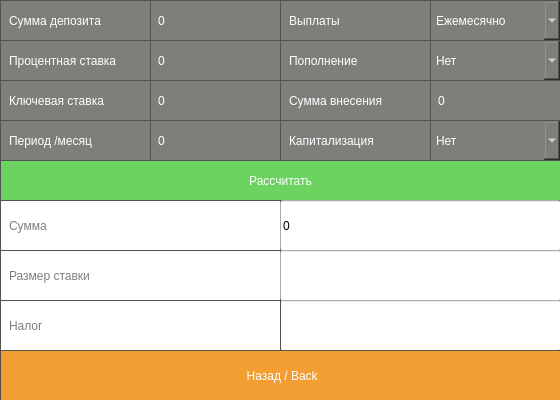
<?xml version="1.0" encoding="UTF-8"?>
<ui version="4.0">
 <class>Debit</class>
 <widget class="QMainWindow" name="Debit">
  <property name="geometry">
   <rect>
    <x>0</x>
    <y>0</y>
    <width>560</width>
    <height>400</height>
   </rect>
  </property>
  <property name="sizePolicy">
   <sizepolicy hsizetype="Fixed" vsizetype="Fixed">
    <horstretch>0</horstretch>
    <verstretch>0</verstretch>
   </sizepolicy>
  </property>
  <property name="windowTitle">
   <string>MainWindow</string>
  </property>
  <widget class="QWidget" name="centralwidget">
   <widget class="QLineEdit" name="Tax">
    <property name="geometry">
     <rect>
      <x>280</x>
      <y>300</y>
      <width>281</width>
      <height>51</height>
     </rect>
    </property>
   </widget>
   <widget class="QLabel" name="label_5">
    <property name="geometry">
     <rect>
      <x>0</x>
      <y>250</y>
      <width>281</width>
      <height>51</height>
     </rect>
    </property>
    <property name="styleSheet">
     <string notr="true">QLabel {
	background-color: #ffffff;
    font: bold 14pt &quot;Arial&quot;;
    color: rgb(126, 126, 123);
	border: 1px solid rgb(82, 83, 79);
	padding: 5px;
}</string>
    </property>
    <property name="text">
     <string>Размер ставки</string>
    </property>
   </widget>
   <widget class="QPushButton" name="Calculate">
    <property name="geometry">
     <rect>
      <x>0</x>
      <y>160</y>
      <width>561</width>
      <height>41</height>
     </rect>
    </property>
    <property name="styleSheet">
     <string notr="true">QPushButton {
	background-color: rgb(108, 210, 96);
    font: bold 14pt &quot;Arial&quot;;
    color: #ffffff;
	border: 1px solid rgb(82, 83, 79);
	padding: 5px;
}
QPushButton:pressed {
	background-color: rgb(242, 242, 242);
	border: 1px solid rgb(82, 83, 79);
	padding: 5px;
}</string>
    </property>
    <property name="text">
     <string>Рассчитать</string>
    </property>
   </widget>
   <widget class="QLabel" name="label_2">
    <property name="geometry">
     <rect>
      <x>0</x>
      <y>40</y>
      <width>151</width>
      <height>41</height>
     </rect>
    </property>
    <property name="styleSheet">
     <string notr="true">QLabel {
	background-color: rgb(126, 126, 123);
    font: bold 14pt &quot;Arial&quot;;
    color: #ffffff;
	border: 1px solid rgb(82, 83, 79);
	padding: 5px;
}</string>
    </property>
    <property name="text">
     <string>Процентная ставка</string>
    </property>
   </widget>
   <widget class="QLabel" name="label_4">
    <property name="geometry">
     <rect>
      <x>0</x>
      <y>200</y>
      <width>281</width>
      <height>51</height>
     </rect>
    </property>
    <property name="styleSheet">
     <string notr="true">QLabel {
	background-color: #ffffff;
    font: bold 14pt &quot;Arial&quot;;
    color: rgb(126, 126, 123);
	border: 1px solid rgb(82, 83, 79);
	padding: 5px;
}</string>
    </property>
    <property name="text">
     <string>Сумма</string>
    </property>
   </widget>
   <widget class="QLineEdit" name="MonthPay">
    <property name="geometry">
     <rect>
      <x>280</x>
      <y>200</y>
      <width>281</width>
      <height>51</height>
     </rect>
    </property>
    <property name="layoutDirection">
     <enum>Qt::LeftToRight</enum>
    </property>
    <property name="text">
     <string>0</string>
    </property>
   </widget>
   <widget class="QLineEdit" name="Rate">
    <property name="geometry">
     <rect>
      <x>280</x>
      <y>250</y>
      <width>281</width>
      <height>51</height>
     </rect>
    </property>
   </widget>
   <widget class="QLabel" name="label_6">
    <property name="geometry">
     <rect>
      <x>0</x>
      <y>300</y>
      <width>281</width>
      <height>51</height>
     </rect>
    </property>
    <property name="styleSheet">
     <string notr="true">QLabel {
	background-color: #ffffff;
    font: bold 14pt &quot;Arial&quot;;
    color: rgb(126, 126, 123);
	border: 1px solid rgb(82, 83, 79);
	padding: 5px;
}</string>
    </property>
    <property name="text">
     <string>Налог</string>
    </property>
   </widget>
   <widget class="QLabel" name="label">
    <property name="geometry">
     <rect>
      <x>0</x>
      <y>0</y>
      <width>151</width>
      <height>41</height>
     </rect>
    </property>
    <property name="styleSheet">
     <string notr="true">QLabel {
	background-color: rgb(126, 126, 123);
    font: bold 14pt &quot;Arial&quot;;
    color: #ffffff;
	border: 1px solid rgb(82, 83, 79);
	padding: 5px;
}</string>
    </property>
    <property name="text">
     <string>Сумма депозита</string>
    </property>
   </widget>
   <widget class="QLabel" name="label_3">
    <property name="geometry">
     <rect>
      <x>0</x>
      <y>80</y>
      <width>151</width>
      <height>41</height>
     </rect>
    </property>
    <property name="styleSheet">
     <string notr="true">QLabel {
	background-color: rgb(126, 126, 123);
    font: bold 14pt &quot;Arial&quot;;
    color: #ffffff;
	border: 1px solid rgb(82, 83, 79);
	padding: 5px;
}</string>
    </property>
    <property name="text">
     <string>Ключевая ставка</string>
    </property>
   </widget>
   <widget class="QLabel" name="label_7">
    <property name="geometry">
     <rect>
      <x>0</x>
      <y>120</y>
      <width>151</width>
      <height>41</height>
     </rect>
    </property>
    <property name="styleSheet">
     <string notr="true">QLabel {
	background-color: rgb(126, 126, 123);
    font: bold 14pt &quot;Arial&quot;;
    color: #ffffff;
	border: 1px solid rgb(82, 83, 79);
	padding: 5px;
}</string>
    </property>
    <property name="text">
     <string>Период /месяц</string>
    </property>
   </widget>
   <widget class="QLabel" name="label_8">
    <property name="geometry">
     <rect>
      <x>280</x>
      <y>0</y>
      <width>151</width>
      <height>41</height>
     </rect>
    </property>
    <property name="styleSheet">
     <string notr="true">QLabel {
	background-color: rgb(126, 126, 123);
    font: bold 14pt &quot;Arial&quot;;
    color: #ffffff;
	border: 1px solid rgb(82, 83, 79);
	padding: 5px;
}</string>
    </property>
    <property name="text">
     <string>Выплаты</string>
    </property>
   </widget>
   <widget class="QLabel" name="label_9">
    <property name="geometry">
     <rect>
      <x>280</x>
      <y>80</y>
      <width>151</width>
      <height>41</height>
     </rect>
    </property>
    <property name="styleSheet">
     <string notr="true">QLabel {
	background-color: rgb(126, 126, 123);
    font: bold 14pt &quot;Arial&quot;;
    color: #ffffff;
	border: 1px solid rgb(82, 83, 79);
	padding: 5px;
}</string>
    </property>
    <property name="text">
     <string>Сумма внесения</string>
    </property>
   </widget>
   <widget class="QLabel" name="label_10">
    <property name="geometry">
     <rect>
      <x>280</x>
      <y>40</y>
      <width>151</width>
      <height>41</height>
     </rect>
    </property>
    <property name="styleSheet">
     <string notr="true">QLabel {
	background-color: rgb(126, 126, 123);
    font: bold 14pt &quot;Arial&quot;;
    color: #ffffff;
	border: 1px solid rgb(82, 83, 79);
	padding: 5px;
}</string>
    </property>
    <property name="text">
     <string>Пополнение</string>
    </property>
   </widget>
   <widget class="QLabel" name="label_11">
    <property name="geometry">
     <rect>
      <x>280</x>
      <y>120</y>
      <width>151</width>
      <height>41</height>
     </rect>
    </property>
    <property name="styleSheet">
     <string notr="true">QLabel {
	background-color: rgb(126, 126, 123);
    font: bold 14pt &quot;Arial&quot;;
    color: #ffffff;
	border: 1px solid rgb(82, 83, 79);
	padding: 5px;
}</string>
    </property>
    <property name="text">
     <string>Капитализация</string>
    </property>
   </widget>
   <widget class="QComboBox" name="BoxPayout">
    <property name="geometry">
     <rect>
      <x>430</x>
      <y>0</y>
      <width>131</width>
      <height>41</height>
     </rect>
    </property>
    <property name="styleSheet">
     <string notr="true">QComboBox {
	background-color: rgb(126, 126, 123);
    font: bold 14pt &quot;Arial&quot;;
    color: #ffffff;
	border: 1px solid rgb(82, 83, 79);
	padding: 5px;
}</string>
    </property>
    <item>
     <property name="text">
      <string>Ежемесячно</string>
     </property>
    </item>
    <item>
     <property name="text">
      <string>В конце</string>
     </property>
    </item>
   </widget>
   <widget class="QComboBox" name="BoxReplenish">
    <property name="geometry">
     <rect>
      <x>430</x>
      <y>40</y>
      <width>131</width>
      <height>41</height>
     </rect>
    </property>
    <property name="styleSheet">
     <string notr="true">QComboBox {
	background-color: rgb(126, 126, 123);
    font: bold 14pt &quot;Arial&quot;;
    color: #ffffff;
	border: 1px solid rgb(82, 83, 79);
	padding: 5px;
}</string>
    </property>
    <item>
     <property name="text">
      <string>Нет</string>
     </property>
    </item>
    <item>
     <property name="text">
      <string>Ежемесячно</string>
     </property>
    </item>
   </widget>
   <widget class="QComboBox" name="BoxCapitalization">
    <property name="geometry">
     <rect>
      <x>430</x>
      <y>120</y>
      <width>131</width>
      <height>41</height>
     </rect>
    </property>
    <property name="styleSheet">
     <string notr="true">QComboBox {
	background-color: rgb(126, 126, 123);
    font: bold 14pt &quot;Arial&quot;;
    color: #ffffff;
	border: 1px solid rgb(82, 83, 79);
	padding: 5px;
}</string>
    </property>
    <item>
     <property name="text">
      <string>Нет</string>
     </property>
    </item>
    <item>
     <property name="text">
      <string>Ежемесячно</string>
     </property>
    </item>
   </widget>
   <widget class="QLineEdit" name="DebitSumm">
    <property name="geometry">
     <rect>
      <x>150</x>
      <y>0</y>
      <width>131</width>
      <height>41</height>
     </rect>
    </property>
    <property name="layoutDirection">
     <enum>Qt::LeftToRight</enum>
    </property>
    <property name="styleSheet">
     <string notr="true">QLineEdit {
	background-color: rgb(126, 126, 123);
    font: bold 14pt &quot;Arial&quot;;
    color: #ffffff;
	border: 1px solid rgb(82, 83, 79);
	padding: 5px;
}</string>
    </property>
    <property name="text">
     <string>0</string>
    </property>
   </widget>
   <widget class="QLineEdit" name="Percent">
    <property name="geometry">
     <rect>
      <x>150</x>
      <y>40</y>
      <width>131</width>
      <height>41</height>
     </rect>
    </property>
    <property name="layoutDirection">
     <enum>Qt::LeftToRight</enum>
    </property>
    <property name="styleSheet">
     <string notr="true">QLineEdit {
	background-color: rgb(126, 126, 123);
    font: bold 14pt &quot;Arial&quot;;
    color: #ffffff;
	border: 1px solid rgb(82, 83, 79);
	padding: 5px;
}</string>
    </property>
    <property name="text">
     <string>0</string>
    </property>
   </widget>
   <widget class="QLineEdit" name="KeyRate">
    <property name="geometry">
     <rect>
      <x>150</x>
      <y>80</y>
      <width>131</width>
      <height>41</height>
     </rect>
    </property>
    <property name="layoutDirection">
     <enum>Qt::LeftToRight</enum>
    </property>
    <property name="styleSheet">
     <string notr="true">QLineEdit {
	background-color: rgb(126, 126, 123);
    font: bold 14pt &quot;Arial&quot;;
    color: #ffffff;
	border: 1px solid rgb(82, 83, 79);
	padding: 5px;
}</string>
    </property>
    <property name="text">
     <string>0</string>
    </property>
   </widget>
   <widget class="QLineEdit" name="Month_2">
    <property name="geometry">
     <rect>
      <x>150</x>
      <y>120</y>
      <width>131</width>
      <height>41</height>
     </rect>
    </property>
    <property name="layoutDirection">
     <enum>Qt::LeftToRight</enum>
    </property>
    <property name="styleSheet">
     <string notr="true">QLineEdit {
	background-color: rgb(126, 126, 123);
    font: bold 14pt &quot;Arial&quot;;
    color: #ffffff;
	border: 1px solid rgb(82, 83, 79);
	padding: 5px;
}</string>
    </property>
    <property name="text">
     <string>0</string>
    </property>
   </widget>
   <widget class="QLineEdit" name="lineEdit_replenish">
    <property name="geometry">
     <rect>
      <x>430</x>
      <y>80</y>
      <width>131</width>
      <height>41</height>
     </rect>
    </property>
    <property name="layoutDirection">
     <enum>Qt::LeftToRight</enum>
    </property>
    <property name="styleSheet">
     <string notr="true">QLineEdit {
	background-color: rgb(126, 126, 123);
    font: bold 14pt &quot;Arial&quot;;
    color: #ffffff;
	border: 1px solid rgb(82, 83, 79);
	padding: 5px;
}</string>
    </property>
    <property name="text">
     <string>0</string>
    </property>
   </widget>
   <widget class="QPushButton" name="Back">
    <property name="geometry">
     <rect>
      <x>0</x>
      <y>350</y>
      <width>561</width>
      <height>51</height>
     </rect>
    </property>
    <property name="styleSheet">
     <string notr="true">QPushButton {
	background-color: rgb(242, 158, 51);
    font: bold 18pt &quot;Arial&quot;;
    color: #ffffff;
	border: 1px solid rgb(82, 83, 79);
	padding: 5px;
}

QPushButton:pressed {
	background-color: rgb(242, 242, 242);
	border: 1px solid rgb(82, 83, 79);
	padding: 5px;
}</string>
    </property>
    <property name="text">
     <string> Назад / Back</string>
    </property>
   </widget>
  </widget>
 </widget>
 <resources/>
 <connections/>
</ui>
